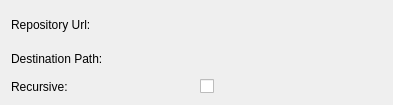
<ui version="4.0" >
 <class>SvnCheckoutMetadataWidget</class>
 <widget class="QWidget" name="SvnCheckoutMetadataWidget" >
  <property name="geometry" >
   <rect>
    <x>0</x>
    <y>0</y>
    <width>393</width>
    <height>105</height>
   </rect>
  </property>
  <property name="windowTitle" >
   <string>Checkout</string>
  </property>
  <layout class="QGridLayout" >
   <item row="0" column="0" >
    <widget class="QLabel" name="label" >
     <property name="text" >
      <string>Repository Url:</string>
     </property>
    </widget>
   </item>
   <item row="0" column="1" >
    <widget class="KUrlRequester" name="src" />
   </item>
   <item row="1" column="0" >
    <widget class="QLabel" name="label_2" >
     <property name="text" >
      <string>Destination Path:</string>
     </property>
    </widget>
   </item>
   <item row="1" column="1" >
    <widget class="KUrlRequester" name="dest" />
   </item>
   <item row="2" column="0" >
    <widget class="QLabel" name="label_3" >
     <property name="text" >
      <string>Recursive:</string>
     </property>
    </widget>
   </item>
   <item row="2" column="1" >
    <widget class="QCheckBox" name="recurse" >
     <property name="text" >
      <string/>
     </property>
    </widget>
   </item>
  </layout>
 </widget>
 <customwidgets>
  <customwidget>
   <class>KUrlRequester</class>
   <extends>QWidget</extends>
   <header>kurlrequester.h</header>
  </customwidget>
 </customwidgets>
 <resources/>
 <connections/>
</ui>
